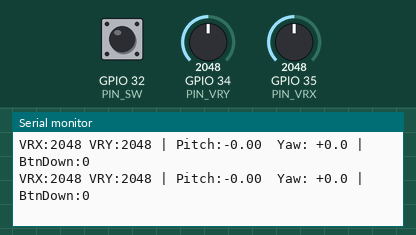
A sketch run on a simulated ESP32. Parts: the last lines printed to the serial monitor. Inputs (shaded band) come from the test bench; at power-on: GPIO 35 (PIN_VRX) = 2048, GPIO 34 (PIN_VRY) = 2048, GPIO 32 (PIN_SW) HIGH.

Above: at 2.7 s.
2.8 s: GPIO 35 (PIN_VRX) set to 2620
At 3.6 s:
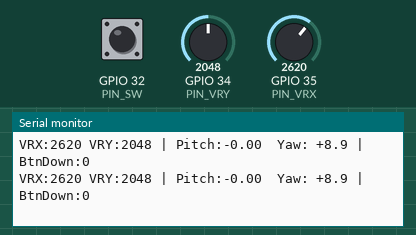
4.3 s: GPIO 35 (PIN_VRX) set to 2703
At 5.2 s:
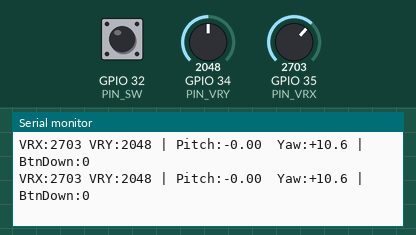
6.2 s: GPIO 34 (PIN_VRY) set to 1059
At 7.3 s:
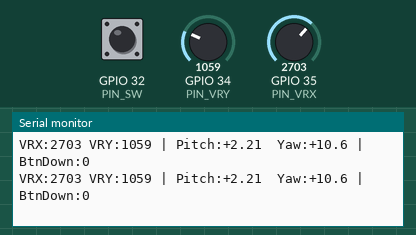
7.7 s: GPIO 34 (PIN_VRY) set to 938
At 8.7 s:
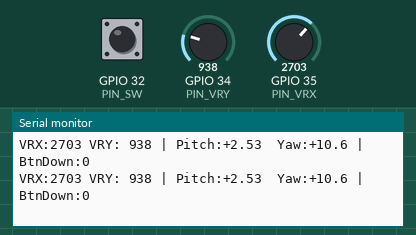
11.5 s: GPIO 34 (PIN_VRY) set to 109
At 12.1 s:
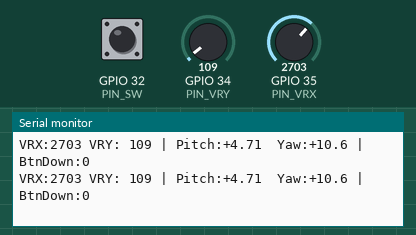
13.0 s: GPIO 34 (PIN_VRY) set to 94
At 14.0 s:
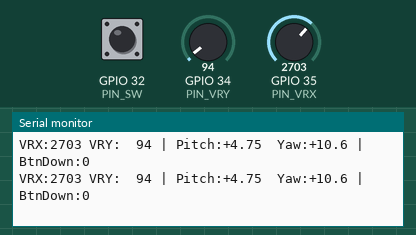

The sketch:

controller_esp.ino
```cpp
/*
 * ============================================================
 *  CONTROLLER ESP32 — HW-504 Joystick → ESP-NOW → Robot
 * ============================================================
 *
 *  HW-504 Wiring:
 *    VCC  →  3.3V  (MUST use 3.3V, not 5V — ESP32 ADC is 3.3V max)
 *    GND  →  GND
 *    VRX  →  GPIO34  (ADC1 — X-axis, controls LEFT/RIGHT turning)
 *    VRY  →  GPIO35  (ADC1 — Y-axis, controls FORWARD/BACKWARD lean)
 *    SW   →  GPIO32  (Push-to-ground button; needs INPUT_PULLUP)
 *
 *  HW-504 SW pin:
 *    - Internally floating. We enable ESP32's internal pull-up → reads HIGH at rest.
 *    - When joystick stick is pressed DOWN physically, SW goes LOW.
 *    - Used here as: press to toggle ARM/DISARM on the robot.
 *
 *  ADC Note:
 *    - ESP32 ADC is 12-bit: 0–4095.
 *    - Center at rest ≈ 1800–2200 (not always exactly 2048 due to nonlinearity).
 *    - A self-calibration on boot reads the true center automatically.
 *    - A software deadzone (±DEADZONE counts) prevents drift at rest.
 *
 *  AXIS DIRECTION:
 *    - Push joystick FORWARD → VRY goes DOWN from center → pitchOffset POSITIVE
 *    - If robot goes BACKWARD when pushed forward, flip INVERT_PITCH to true.
 *    - Push joystick RIGHT  → VRX goes UP from center   → yawOffset POSITIVE
 *    - If robot turns wrong way, flip INVERT_YAW to true.
 *    - If pushing forward moves robot left/right instead, swap VRX/VRY pins.
 *
 *  STEP 1: Flash a MAC sketch to robot first, get its MAC, fill robotMAC[] below.
 *  STEP 2: Flash this to controller ESP. Open Serial @ 115200 to debug.
 * ============================================================
 */

#include <esp_now.h>
#include <WiFi.h>

// ==================== JOYSTICK PINS ====================
#define PIN_VRX   35   // X-axis → YAW  (swapped)
#define PIN_VRY   34   // Y-axis → PITCH (swapped)
#define PIN_SW    32   // Push switch (active LOW, pull-up enabled)

// ==================== DIRECTION INVERSION ====================
// Set to true if the direction is physically reversed on your robot
const bool INVERT_PITCH = false;  // flip if forward→robot goes back
const bool INVERT_YAW   = false;  // flip if right →robot turns left

// ==================== ROBOT MAC ADDRESS ====================
// REPLACE with your robot ESP32's actual MAC address.
// To get it: flash the MAC_Print example to robot and open Serial.
uint8_t robotMAC[] = {0xFF, 0xFF, 0xFF, 0xFF, 0xFF, 0xFF};

// ==================== PACKET STRUCTURE ====================
// Must exactly match the struct in robot_esp.ino
typedef struct {
  float pitchOffset; // Forward/backward lean: -maxLean to +maxLean (degrees)
  float yawOffset;   // Turn speed differential: -40 to +40
  bool  button_down; // true = joystick switch is physically held down
} JoystickPacket;

JoystickPacket txPacket;

// ==================== CONFIG ====================
const float MAX_LEAN    = 5.0f;  // Max degrees of forward/backward lean
const float MAX_YAW     = 40.0f; // Max yaw differential speed
const int   DEADZONE    = 150;   // ADC counts deadzone around center (0–4095 scale)
const int   SEND_HZ     = 50;    // Packet send rate (Hz)
const unsigned long SEND_INTERVAL = 1000UL / SEND_HZ;

// ==================== RUNTIME VARS ====================
int adcCenterX = 2048; // Auto-calibrated on boot
int adcCenterY = 2048;

// Removed local toggle state - now we just send the raw button state

unsigned long lastSendTime = 0;
esp_now_peer_info_t peerInfo;

// ==================== HELPERS ====================
// Maps raw ADC to output range, applying deadzone around the auto-calibrated center
float joyAxisMap(int raw, int center, float maxOut, bool invert) {
  int delta = raw - center;
  if (abs(delta) < DEADZONE) return 0.0f;

  int sign = (delta > 0) ? 1 : -1;
  // Normalize beyond deadzone: 0.0 at deadzone edge, 1.0 at ADC extreme
  float norm = (float)(abs(delta) - DEADZONE) / (float)(2048 - DEADZONE);
  norm = constrain(norm, 0.0f, 1.0f);

  float out = sign * norm * maxOut;
  return invert ? -out : out;
}

#if ESP_ARDUINO_VERSION >= ESP_ARDUINO_VERSION_VAL(3, 0, 0)
void onDataSent(const esp_now_send_info_t *tx_info, esp_now_send_status_t status) {
#else
void onDataSent(const uint8_t *mac, esp_now_send_status_t status) {
#endif
  // Uncomment for send debug:
  // Serial.println(status == ESP_NOW_SEND_SUCCESS ? "SENT OK" : "SEND FAIL");
}

// ==================== SETUP ====================
void setup() {
  Serial.begin(115200);
  delay(500);
  Serial.println("\n====================================");
  Serial.println("  Controller ESP32 — Joystick Node  ");
  Serial.println("====================================");

  // SW pin: pull-up, active LOW
  pinMode(PIN_SW, INPUT_PULLUP);

  // --- Auto-calibrate joystick center at boot (keep stick centered!) ---
  Serial.println("Auto-calibrating joystick center... keep stick centered.");
  long sumX = 0, sumY = 0;
  const int CAL_SAMPLES = 200;
  for (int i = 0; i < CAL_SAMPLES; i++) {
    sumX += analogRead(PIN_VRX);
    sumY += analogRead(PIN_VRY);
    delay(5);
  }
  adcCenterX = (int)(sumX / CAL_SAMPLES);
  adcCenterY = (int)(sumY / CAL_SAMPLES);
  Serial.printf("Center calibrated: VRX=%d  VRY=%d\n", adcCenterX, adcCenterY);

  // --- ESP-NOW Init ---
  WiFi.mode(WIFI_STA);
  WiFi.disconnect();

  if (esp_now_init() != ESP_OK) {
    Serial.println("ERROR: ESP-NOW init failed!");
    while (true) delay(1000);
  }
  esp_now_register_send_cb(onDataSent);

  // Register robot as peer
  memset(&peerInfo, 0, sizeof(peerInfo));
  memcpy(peerInfo.peer_addr, robotMAC, 6);
  peerInfo.channel = 0;
  peerInfo.encrypt = false;

  if (esp_now_add_peer(&peerInfo) != ESP_OK) {
    Serial.println("ERROR: Failed to add robot peer. Check MAC address.");
    while (true) delay(1000);
  }

  Serial.println("ESP-NOW ready. Robot peer registered.");
  Serial.println("\nSerial debug format:");
  Serial.println("  VRX:<raw>  VRY:<raw> | Pitch:<deg>  Yaw:<val> | Armed:<0/1>");
  Serial.println("  (Move joystick — check which axis controls which direction)");
  Serial.println("  (SW press = toggle arm/disarm)");
  Serial.println("====================================\n");
}

// ==================== LOOP ====================
void loop() {
  // --- Read raw ADC ---
  int rawX = analogRead(PIN_VRX);
  int rawY = analogRead(PIN_VRY);

  // --- Map to control values ---
  // VRY → pitchOffset (forward/backward)
  // Note: pushing joystick FORWARD typically lowers VRY (below center)
  // We negate so that forward push = POSITIVE pitchOffset (lean forward)
  float pitchOffset = -joyAxisMap(rawY, adcCenterY, MAX_LEAN,  INVERT_PITCH);
  float yawOffset   =  joyAxisMap(rawX, adcCenterX, MAX_YAW,   INVERT_YAW);

  // --- SW Button: send raw state (active LOW) ---
  bool isDown = (digitalRead(PIN_SW) == LOW);

  // --- Build & send packet at 50Hz ---
  if (millis() - lastSendTime >= SEND_INTERVAL) {
    lastSendTime = millis();

    txPacket.pitchOffset = pitchOffset;
    txPacket.yawOffset   = yawOffset;
    txPacket.button_down = isDown;

    esp_now_send(robotMAC, (uint8_t*)&txPacket, sizeof(txPacket));

    // Serial debug
    Serial.printf("VRX:%4d VRY:%4d | Pitch:%+5.2f  Yaw:%+5.1f | BtnDown:%d\n",
                   rawX, rawY, pitchOffset, yawOffset, (int)isDown);
  }
}
```

Measured:
- the behaviour switches between 2670 and 2671 on GPIO 35 (PIN_VRX) (found by bisection; images 1 and 2)
- the behaviour switches between 1000 and 999 on GPIO 34 (PIN_VRY) (found by bisection; images 3 and 4)
- the behaviour switches between 100 and 99 on GPIO 34 (PIN_VRY) (found by bisection; images 5 and 6)
- after the input at 2.8 s, the serial monitor: prints a new line at once (image 1)
- after the input at 4.3 s, the serial monitor: prints a new line at once (image 2)
- after the input at 6.2 s, the serial monitor: prints a new line at once (image 3)
- after the input at 7.7 s, the serial monitor: prints a new line at once (image 4)
- after the input at 11.5 s, the serial monitor: prints a new line at once (image 5)
- after the input at 13.0 s, the serial monitor: prints a new line at once (image 6)
